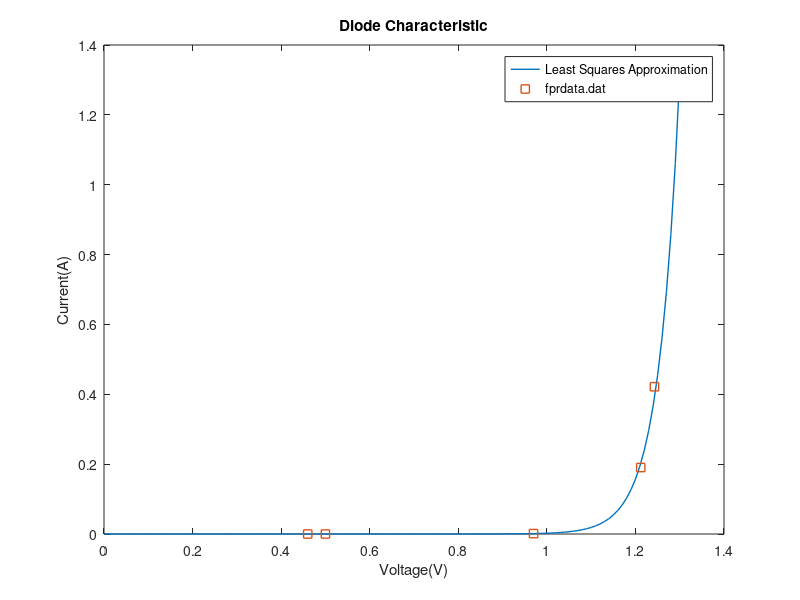
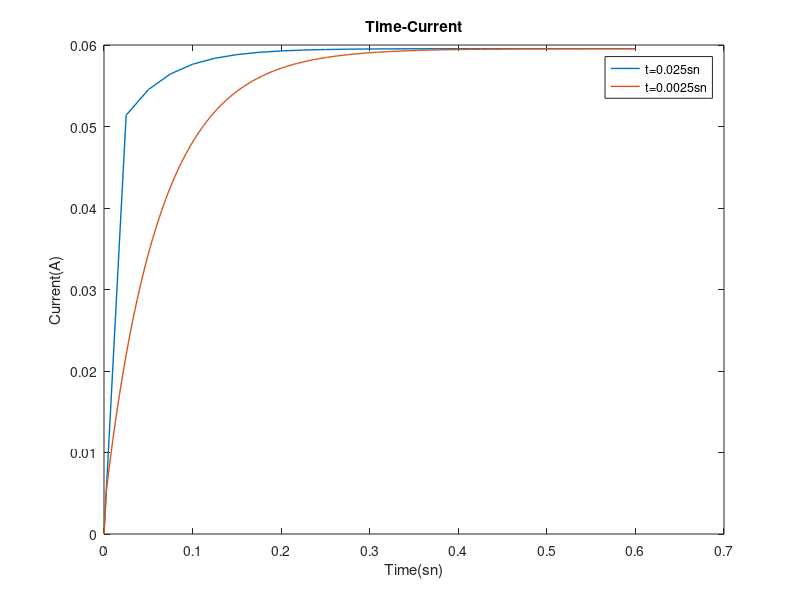
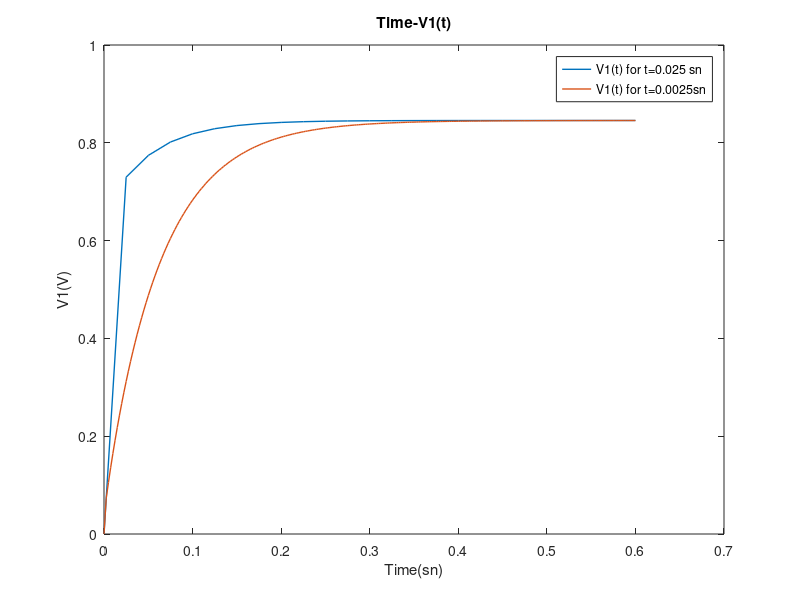
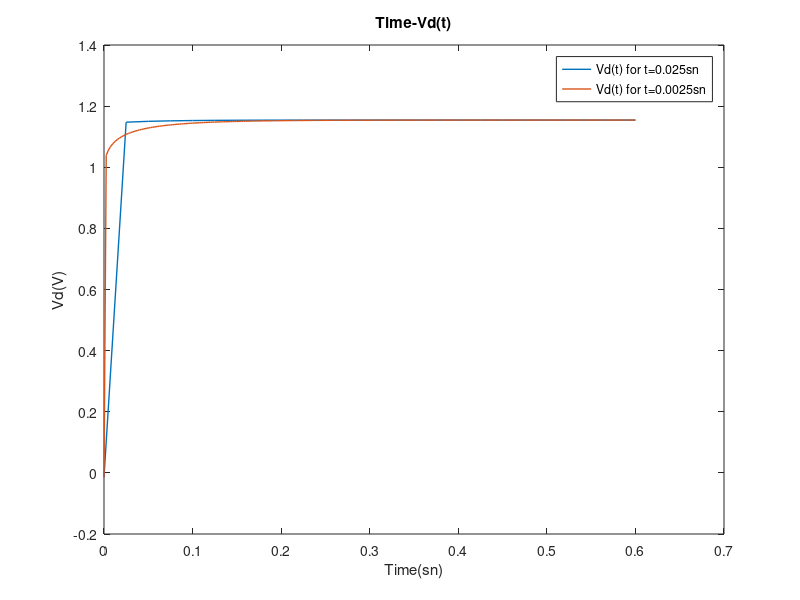

These figures' MATLAB source, in order:
clear all;
clc;
 
Vs=2; %Source voltage
L=0.98; %inductance
R=14.2; %resistor
 
data=importdata('diodedata.dat');
for i=1:length(data)
    diode_current(i)=data(i,2);
    diode_voltage(i)=data(i,1);
end
 
%%lny=lnb+ax == ln(current)=ln(b)+a*voltage
voltage_sum=0;
ln_current=0;
voltage_square=0;
voltage_multiply_lncurrent=0;
for i=1:length(data)
    voltage_sum=voltage_sum+data(i);
    voltage_multiply_lncurrent=voltage_multiply_lncurrent+diode_voltage(i)*log(diode_current(i));
    ln_current=ln_current+log(diode_current(i));
    voltage_square=voltage_square+(diode_voltage(i))^2;
end
%coefficients a and b
a=(length(data)*voltage_multiply_lncurrent - voltage_sum*ln_current)/(length(data)*voltage_square-(voltage_sum)^2);
lnb=(voltage_square*ln_current - voltage_multiply_lncurrent*voltage_sum)/(length(data)*voltage_square-(voltage_sum)^2);
b=exp(lnb);
f=@(x) exp(lnb)*exp(a*x);
Vd=@(c) (log(c)-log(b))/a;
figure
v=0:0.01:1.3;
plot(v,exp(lnb)*exp(a*v),'LineWidth',1);
hold on
plot(diode_voltage,diode_current,'s','LineWidth',1);
hold on
legend('Least Squares Approximation','fprdata.dat');
ylabel('Current(A)');
xlabel('Voltage(V)');
title('Diode Characteristic');
%Euler's method for initial value problem
h1=0.025;
h2=0.0025;
w1=zeros(length(0.6/h1));
t1=0:h1:0.6;
w1(1)=10^-12;
for i=1:1:length(t1)-1
    w1(i+1)=w1(i)+h1*((Vs - (log(w1(i)/b))/a - R*w1(i))/L);
end
figure
plot(t1,w1,'LineWidth',1);
xlabel('Time(sn)');
ylabel('Current(A)');
title('Time-Current');
hold on;
w2=zeros(length(0.6/h2));
w2(1)=10^-12;
t2=0:h2:0.6;
for i=1:length(t2)-1
   w2(i+1)=w2(i)+h2*((Vs-Vd(w2(i))-R*w2(i))/L);
end
plot(t2,w2,'LineWidth',1);
legend('t=0.025sn','t=0.0025sn');
hold on;
%V1(t)3
figure
plot(t1,R*w1,'LineWidth',1);
hold on
plot(t2,R*w2,'LineWidth',1);
xlabel('Time(sn)');
ylabel('V1(V)');
title('Time-V1(t)');
legend('V1(t) for t=0.025 sn','V1(t) for t=0.0025sn');
%Vd(t)
figure
plot(t1,(log(w1/b))/a,'LineWidth',1);
hold on
plot(t2,(log(w2/b))/a,'LineWidth',1);
xlabel('Time(sn)');
ylabel('Vd(V)');
title('Time-Vd(t)');
legend('Vd(t) for t=0.025sn','Vd(t) for t=0.0025sn');
%V2(t)
figure
plot(t1,(Vs-(log(w1/b))/a-R*w1),'LineWidth',1);
hold on
plot(t2,(Vs-(log(w2/b))/a-R*w2),'LineWidth',1);
xlabel('Time(sn)');
ylabel('V2(V)');
title('Time-V2(t)');
legend('V2(t) for t=0.025sn','V2(t) for t=0.0025sn');
